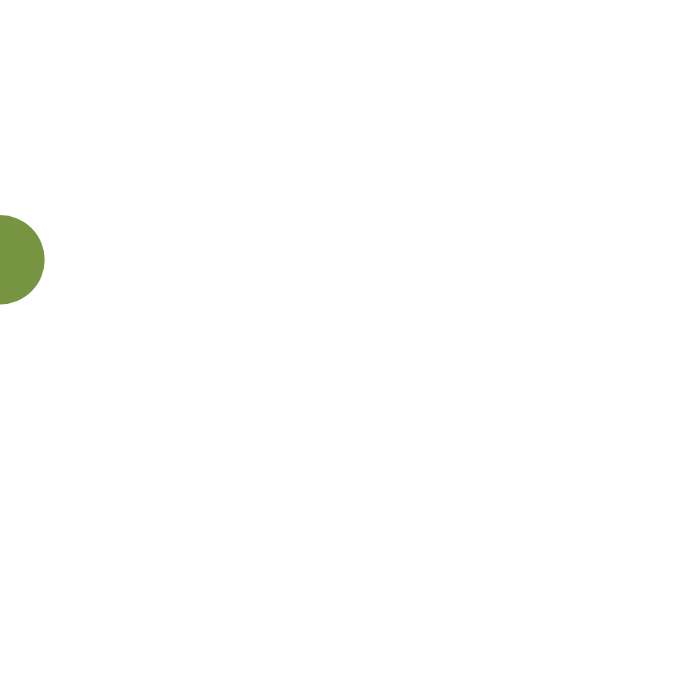
Frame 1 (no input)
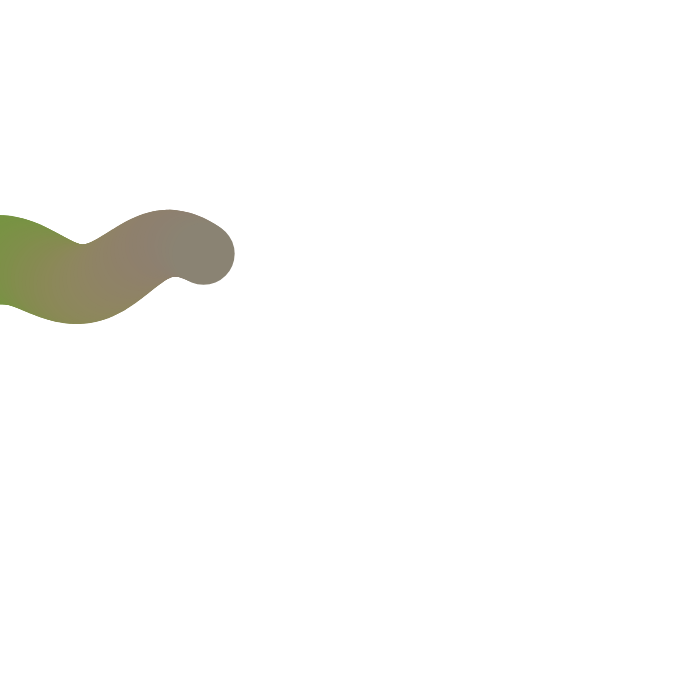
Frame 60 (no input)
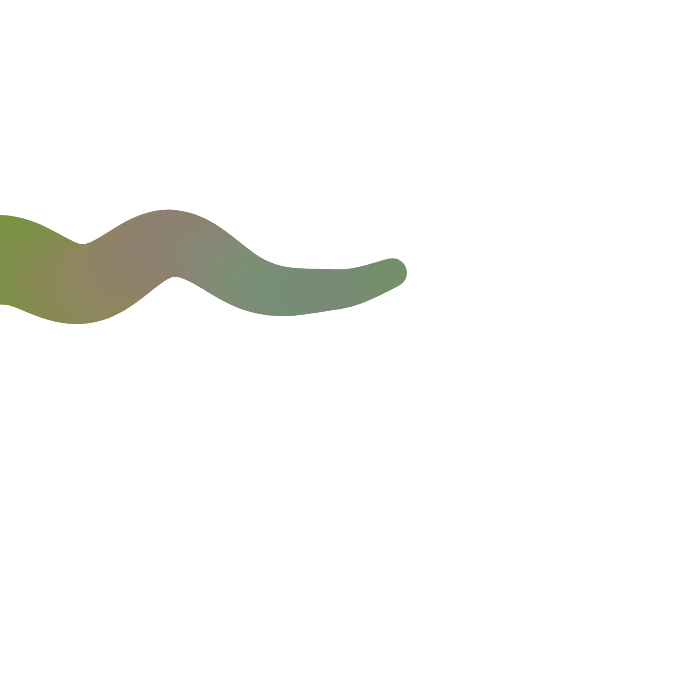
Frame 120 (the mouse pressed at the canvas centre since frame 60)

The p5.js sketch that drew these frames (run headless with seeded random() and noise() and a simulated clock; from frame 60 on, the mouse is pressed at the canvas centre):

// p5.js sketch
// ── sketch.js
var t;

function setup() {
  createCanvas(700, 700);
  // background(255);
  t = 0;
}

function draw() {
  // fade the background by giving it a low opacity
  // background(0, 1);

  var x = width * sin(t);
  var y = height * noise(t+5);
  // var constrained_x = constrain(x, 0, 700);
  // var constrained_y = constrain(y, 0, 700);
  var r = 255 * noise(t+10);
  var g = 255 * noise(t+15);
  var b = 255 * noise(t+20);
  var size0 = 120*sin(t+40);
  var size1 = 120*sin(t+40);
  
  noStroke();
  fill(r, g, b);
  ellipse(x, y, size0, size1);

  t = t + 0.005;
}
